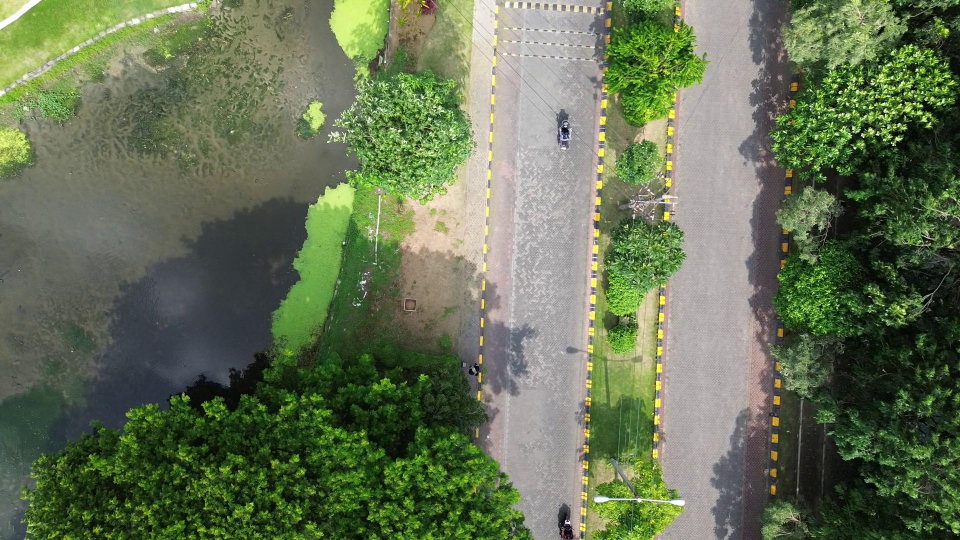
#> input picture dataset2/frame_20250206_072846_184100.jpg, 1920 x 1080 px, found by its file name (shown at 1/2 size); its folder holds 4 pictures in this run
$ python sift_FLANN.py
#> lines starting #> are read from the running program, lines starting #| are printed output that depends on the picture
import cv2
import numpy as np
import os
import psutil
import csv
import time

# ===================== UTILITIES =====================

def auto_crop(image):
    gray = cv2.cvtColor(image, cv2.COLOR_BGR2GRAY)
    _, thresh = cv2.threshold(gray, 1, 255, cv2.THRESH_BINARY)
    contours, _ = cv2.findContours(thresh, cv2.RETR_EXTERNAL, cv2.CHAIN_APPROX_SIMPLE)
    if contours:
        c = max(contours, key=cv2.contourArea)
        x, y, w, h = cv2.boundingRect(c)
        return image[y:y+h, x:x+w]
    return image


def blend_images(base_img, overlay_img, x, y):
    h, w = overlay_img.shape[:2]
    roi = base_img[y:y+h, x:x+w]

    gray_overlay = cv2.cvtColor(overlay_img, cv2.COLOR_BGR2GRAY)
    _, mask = cv2.threshold(gray_overlay, 1, 255, cv2.THRESH_BINARY)
    mask_inv = cv2.bitwise_not(mask)

    base_bg = cv2.bitwise_and(roi, roi, mask=mask_inv)
    overlay_fg = cv2.bitwise_and(overlay_img, overlay_img, mask=mask)

    dst = cv2.add(base_bg, overlay_fg)
    base_img[y:y+h, x:x+w] = dst
    return base_img


def compute_reprojection_error(H, src_pts, dst_pts, mask):
    if H is None or mask is None:
        return np.nan

    src_inliers = src_pts[mask.ravel() == 1]
    dst_inliers = dst_pts[mask.ravel() == 1]

    if len(src_inliers) == 0:
        return np.nan

    projected = cv2.perspectiveTransform(src_inliers, H)
    error = np.linalg.norm(projected - dst_inliers, axis=2)
    return np.mean(error)


# ===================== STITCHING =====================

def stitch_pair(img1, img2, pair_idx, csv_writer, debug_matches=False):
    start_time = time.time()

    gray1 = cv2.cvtColor(img1, cv2.COLOR_BGR2GRAY)
    gray2 = cv2.cvtColor(img2, cv2.COLOR_BGR2GRAY)

    sift = cv2.SIFT_create(100000)
    kp1, des1 = sift.detectAndCompute(gray1, None)
    kp2, des2 = sift.detectAndCompute(gray2, None)

    kp1_count = len(kp1)
    kp2_count = len(kp2)

    if des1 is None or des2 is None:
        return img1

    # FLANN membutuhkan float32
    if des1.dtype != np.float32:
        des1 = des1.astype(np.float32)
    if des2.dtype != np.float32:
        des2 = des2.astype(np.float32)

    FLANN_INDEX_KDTREE = 1
    index_params = dict(algorithm=FLANN_INDEX_KDTREE, trees=5)
    search_params = dict(checks=50)

    flann = cv2.FlannBasedMatcher(index_params, search_params)
    matches = flann.knnMatch(des1, des2, k=2)

    total_matches = min(len(des1), len(des2))
    good = [m for m, n in matches if m.distance < 0.75 * n.distance]
    good_count = len(good)

    if good_count < 10:
        return img1

    if debug_matches:
        match_img = cv2.drawMatches(img1, kp1, img2, kp2, good, None, flags=2)
        cv2.imshow("Matches", match_img)
        cv2.waitKey(0)
        cv2.destroyAllWindows()

    src_pts = np.float32([kp1[m.queryIdx].pt for m in good]).reshape(-1,1,2)
    dst_pts = np.float32([kp2[m.trainIdx].pt for m in good]).reshape(-1,1,2)

    H, mask = cv2.findHomography(src_pts, dst_pts, cv2.RANSAC, 5.0)

    if H is None:
        return img1

    inliers = int(mask.sum())
    inlier_ratio = inliers / good_count
    reproj_error = compute_reprojection_error(H, src_pts, dst_pts, mask)

    # ---- Warp result ----
    h1, w1 = img1.shape[:2]
    h2, w2 = img2.shape[:2]

    corners_img1 = np.float32([[0,0], [0,h1], [w1,h1], [w1,0]]).reshape(-1,1,2)
    warped_corners = cv2.perspectiveTransform(corners_img1, H)

    all_corners = np.concatenate((
        warped_corners,
        np.float32([[0,0], [0,h2], [w2,h2], [w2,0]]).reshape(-1,1,2)
    ), axis=0)

    xmin, ymin = np.int32(all_corners.min(axis=0).ravel())
    xmax, ymax = np.int32(all_corners.max(axis=0).ravel())

    translation = [-xmin, -ymin]
    trans_mat = np.array([
        [1, 0, translation[0]],
        [0, 1, translation[1]],
        [0, 0, 1]
    ])

    result = cv2.warpPerspective(
        img1,
        trans_mat @ H,
        (xmax - xmin, ymax - ymin)
    )

    result = blend_images(result, img2, translation[0], translation[1])

    elapsed_time = round(time.time() - start_time, 2)
    mem_mb = psutil.Process(os.getpid()).memory_info().rss / (1024 * 1024)

    # ---- CSV LOG ----
    csv_writer.writerow([
        pair_idx,
        kp1_count,
        kp2_count,
        total_matches,
        good_count,
        inliers,
        round(inlier_ratio, 3),
        round(reproj_error, 2),
        elapsed_time,
        round(mem_mb, 2)
    ])

    return result


def stitch_images_from_folder(folder_path, debug_matches=False,
                              log_path='sift_FLANN_pair_evaluation.csv'):

#> called with folder_path = 'dataset2', debug_matches = False
    image_files = sorted([
        os.path.join(folder_path, f)
        for f in os.listdir(folder_path)
        if f.lower().endswith(('.jpg', '.jpeg', '.png'))
    ])

    if len(image_files) < 2:
        print("Need at least two images.")
        return None

    images = [cv2.imread(p) for p in image_files]
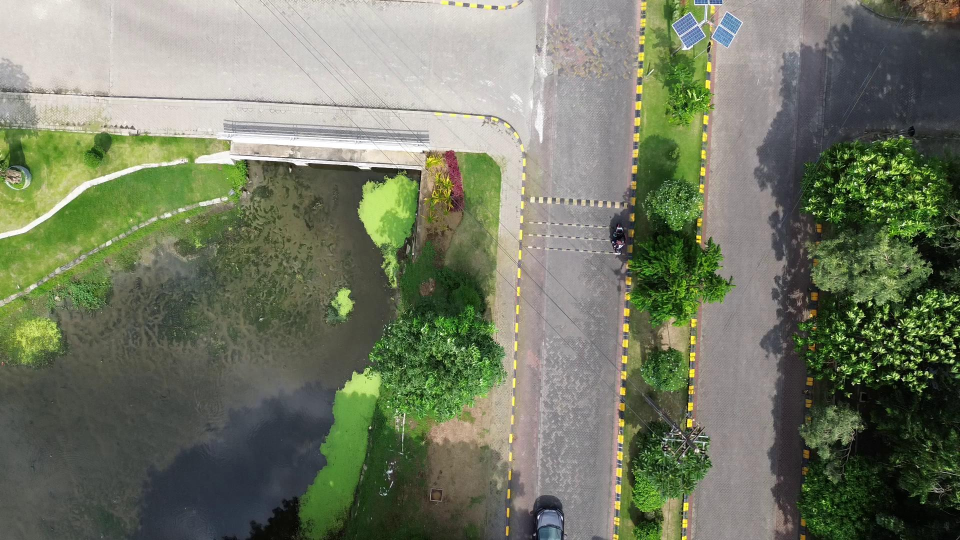
#> input picture dataset2/frame_20250206_072850_054633.jpg, 1920 x 1080 px, found by its file name (shown at 1/2 size)
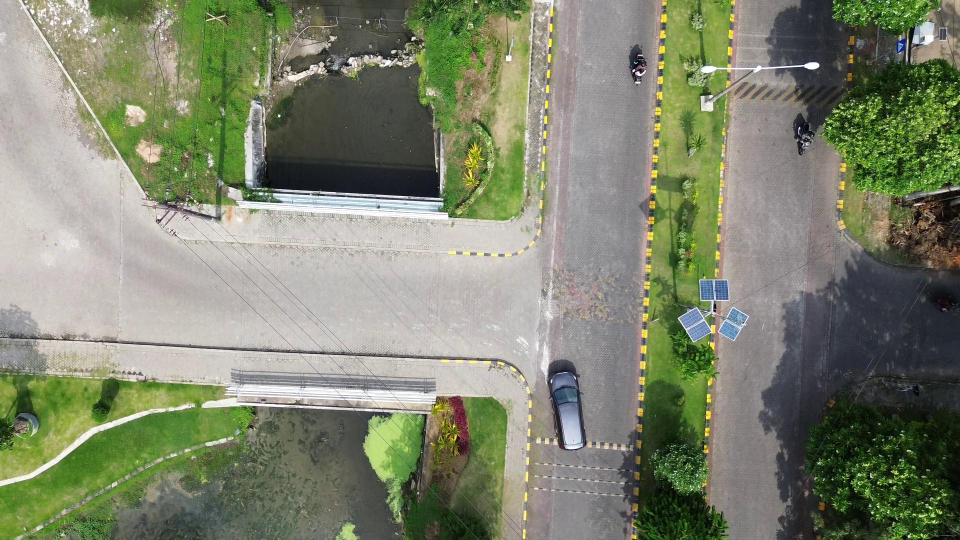
#> input picture dataset2/frame_20250206_072853_925166.jpg, 1920 x 1080 px, found by its file name (shown at 1/2 size)
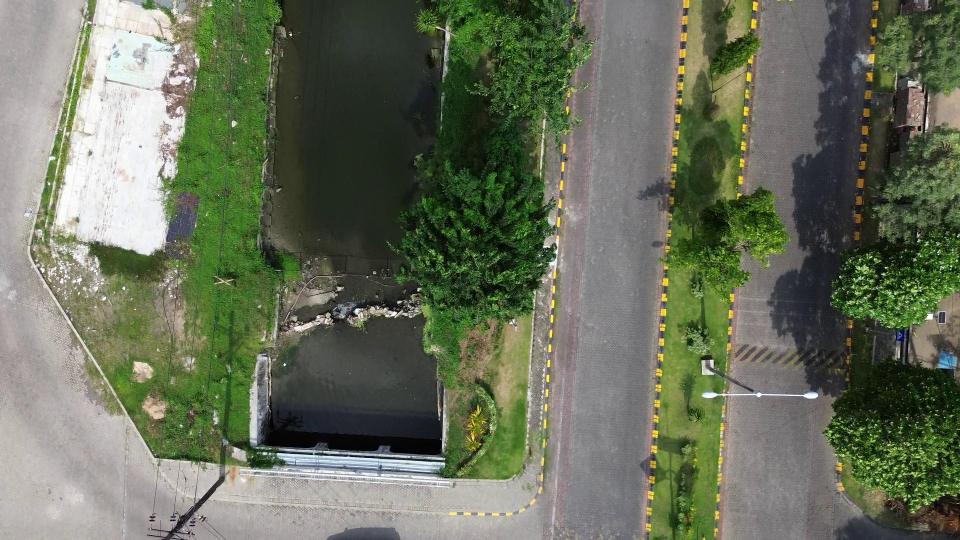
#> input picture dataset2/frame_20250206_072857_795700.jpg, 1920 x 1080 px, found by its file name (shown at 1/2 size)
#> images = 4 items
    stitched = images[0]
#> stitched is the input picture: shape (1080, 1920, 3); mean B, G, R 84, 114, 101.3

    with open(log_path, 'w', newline='') as file:
        writer = csv.writer(file)
        writer.writerow([
            'Pair',
            'KP Img1',
            'KP Img2',
            'Total Matches',
            'Good Matches',
            'Inliers',
            'Inliers Ratio',
            'Reprojection Error',
            'Time (s)',
            'Memory (MB)'
        ])

        for i in range(1, len(images)):
            print(f"Stitching pair {i}/{len(images)-1}")
            stitched = stitch_pair(
                stitched,
                images[i],
                pair_idx=i,
                csv_writer=writer,
                debug_matches=debug_matches
            )

            if i % 5 == 0:
                stitched = auto_crop(stitched)
                stitched = cv2.resize(
                    stitched,
                    None,
                    fx=0.5,
                    fy=0.5,
                    interpolation=cv2.INTER_AREA
                )
#> this loop made 1 pass
#> (kp1_count in stitch_pair, kp2_count in stitch_pair, FLANN_INDEX_KDTREE in stitch_pair, index_params in stitch_pair, search_params in stitch_pair, matches in stitch_pair, total_matches in stitch_pair, good in stitch_pair) on pass 1: (19739, 11670, 1, {'algorithm': 1, 'trees': 5}, {'checks': 50}, 19739 matches, 11670, 722 matches)
#| Stitching pair 1/3
#> pass 1, in stitch_pair, `gray1 = cv2.cvtColor(img1, cv2.COLOR_BGR2GRAY)`:
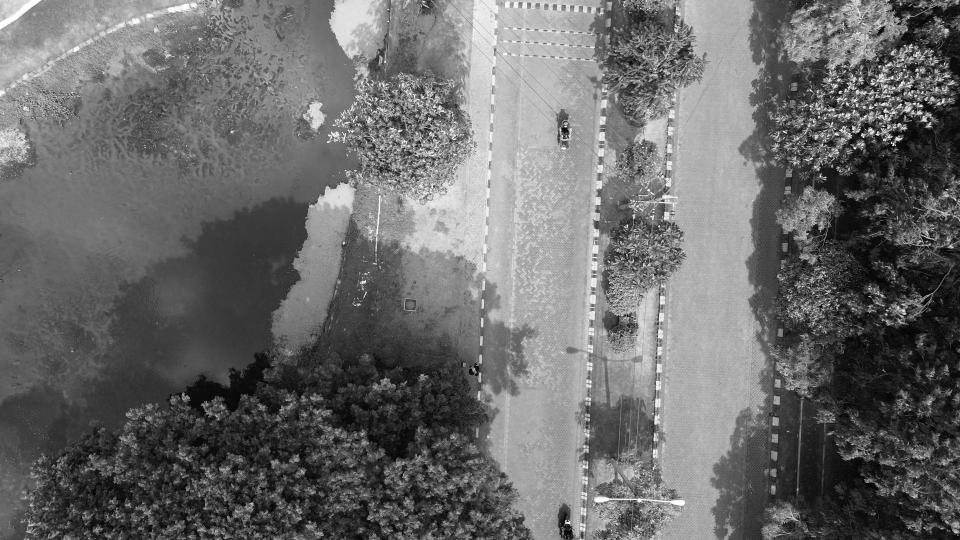
#> gray1: shape (1080, 1920) (shown at 1/2 size); min 0, max 255, mean 106.8
#> pass 1, in stitch_pair, `gray2 = cv2.cvtColor(img2, cv2.COLOR_BGR2GRAY)`:
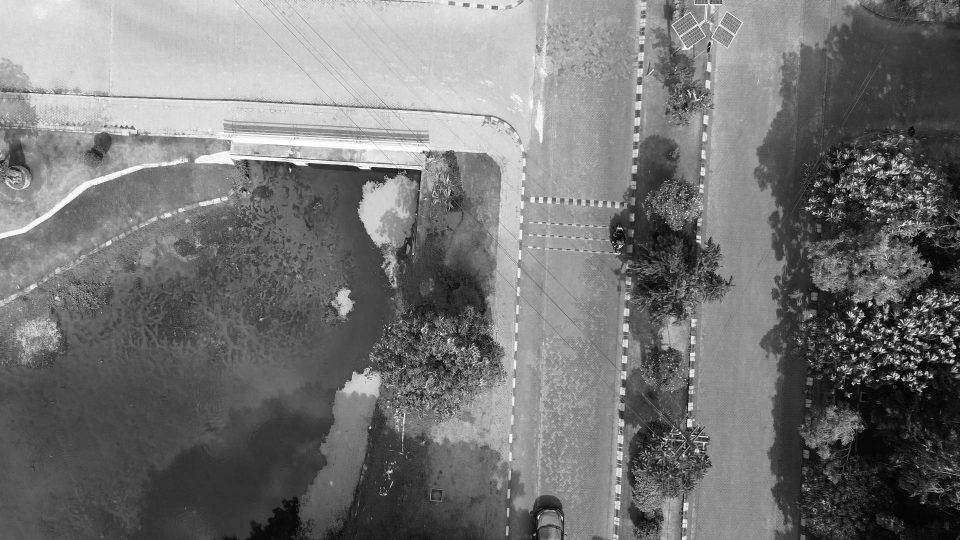
#> gray2: shape (1080, 1920) (shown at 1/2 size); min 0, max 255, mean 116.8
#> pass 1, in stitch_pair, `result = cv2.warpPerspective( img1, trans_mat @ H, (xmax - xmin, ymax ..`:
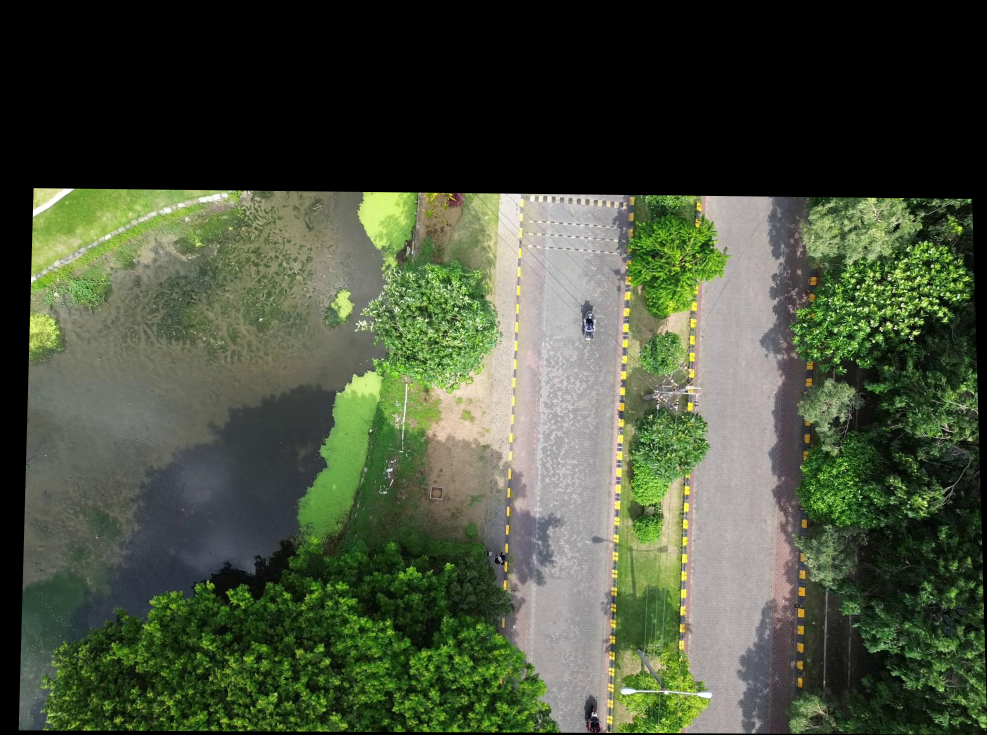
#> result: shape (1469, 1974, 3) (shown at 1/2 size); mean B, G, R 59.2, 80.4, 71.4
#> pass 1, in blend_images, `roi = base_img[y:y+h, x:x+w]`:
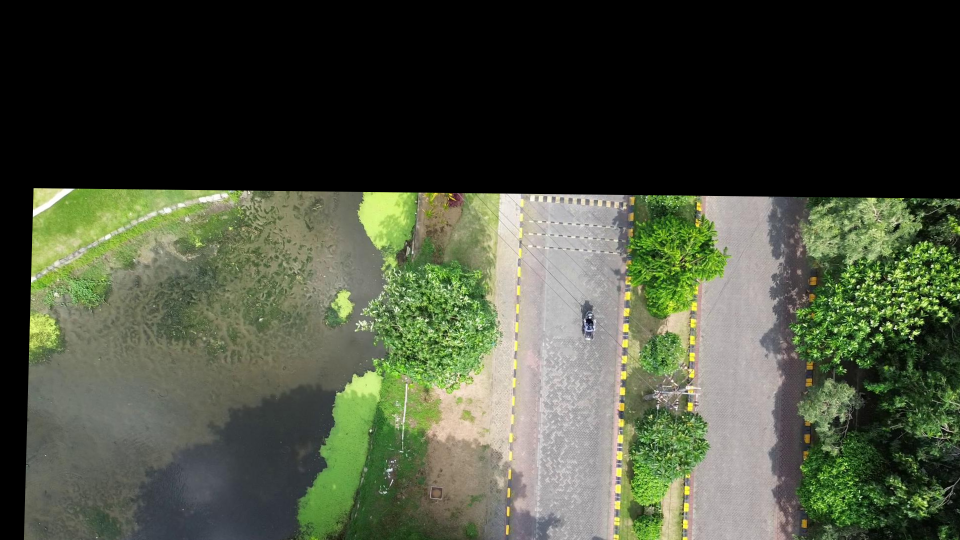
#> roi: shape (1080, 1920, 3) (shown at 1/2 size); mean B, G, R 61.1, 80, 73.3

    return auto_crop(stitched)


# ===================== MAIN =====================

if __name__ == "__main__":
    folder_path = "dataset2"  # ubah sesuai folder

#> (the run stopped early here; a loop or call above may not have finished)
